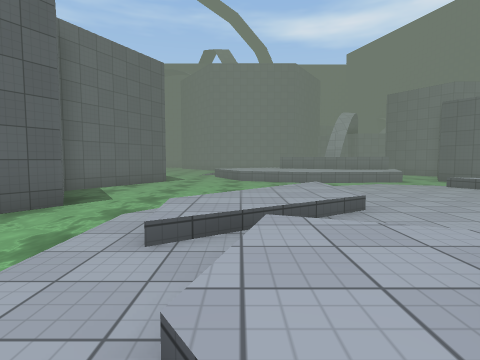
view 1 (above)

13 first-person views from a walk through a 3-D level made in the Unity game engine. The camera is 1.3 m above the floor, tilts 4° down and sees 80° across. The floor is counted in squares, 2 m on a side. Each view is taken from the middle of a square. On the plan, view 1 faces up. The plan holds only what a view shows up to about 9 squares ahead; the rest is blank. The place goes on beyond the plan. The player character is not drawn. Surface patterns are stand-ins for the level's own textures.

view 2
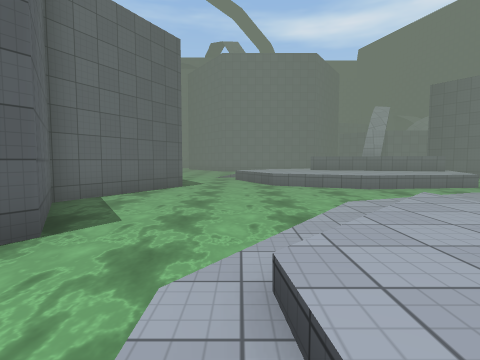

view 3
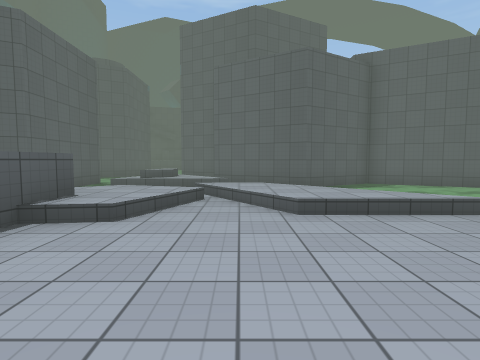

view 4
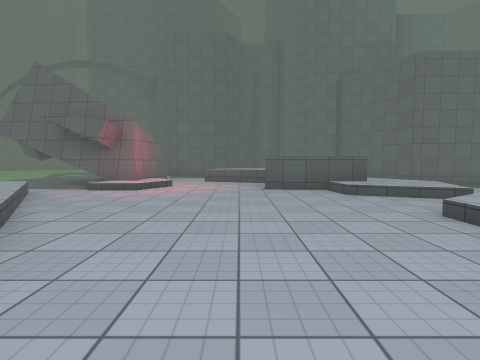

view 5
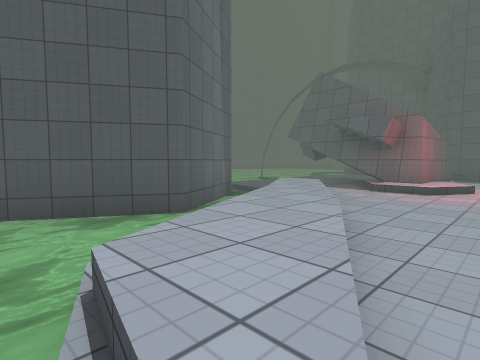

view 6
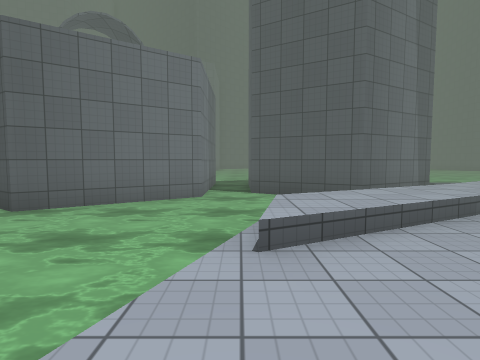

view 7
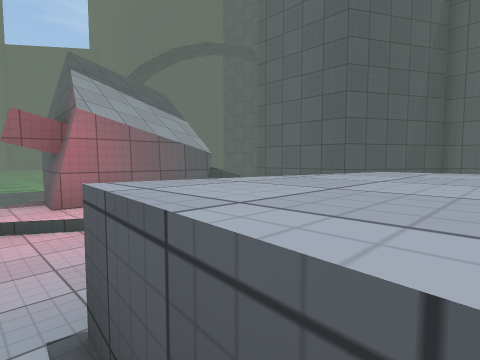

view 8
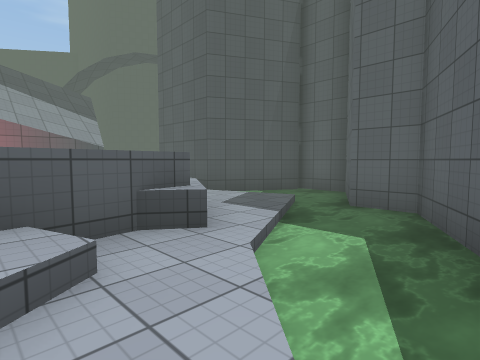

view 9
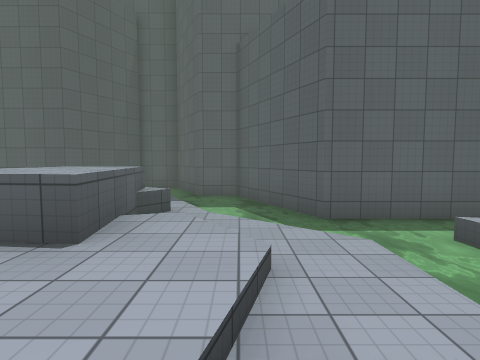

view 10
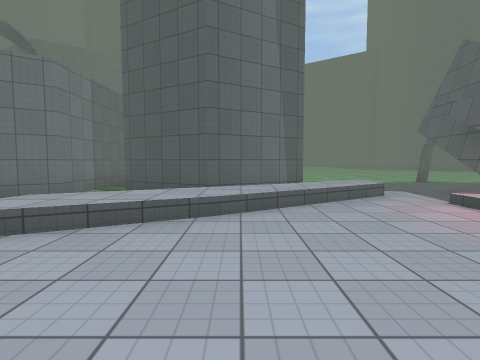

view 11
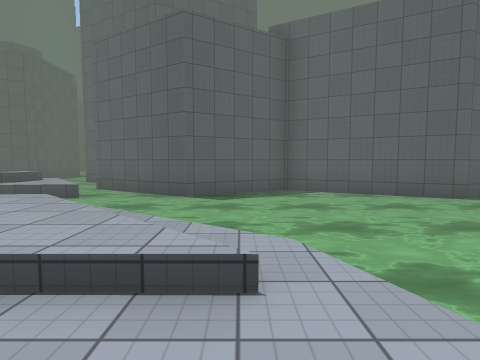

view 12
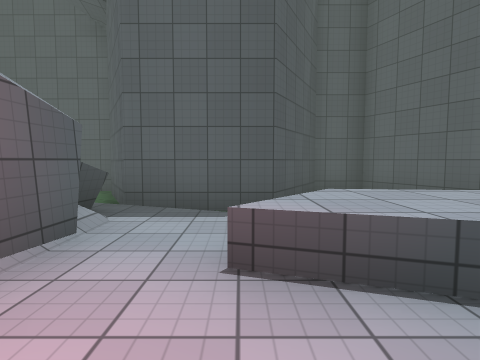

view 13
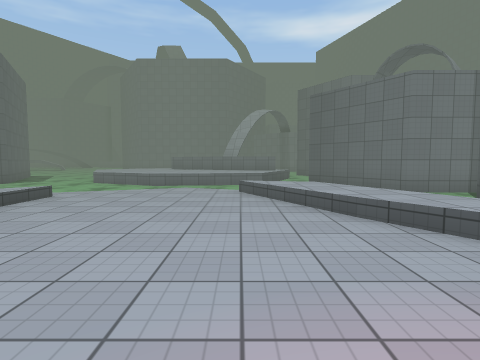

### Floor plan
Key: @ floor where view 1 was taken; # wall or solid block; . main floor; - floor 0.25 m lower than the main floor; : floor 0.5 m higher than the main floor; / step, stairs or slope; ≈ water the walk keeps out of; ^ raised ledge.
Columns run from 4 left of view 1 to 13 right of it. Each row starts with its distance up from view 1.
 10 ##≈≈≈≈≈ ≈≈≈≈##
  9 #≈≈≈≈≈≈≈≈≈≈≈≈#
  8 #≈≈≈≈≈≈≈≈≈≈≈≈####
  7 ≈≈≈≈≈≈≈../≈≈≈≈≈≈≈
  6 #≈≈≈≈.....:/≈≈#
  5 #-≈≈./....//≈##
  4 #≈≈./:.....:/##
  3 #≈≈/:/.....//≈#
  2 ≈≈≈.//......//≈≈
  1  ≈≈./#//..//....
  0  ≈≈.@:^^../##... ≈
 -1 ≈≈≈≈..^^../###.. ≈
 -2 ###≈≈.^^^^.# ##.
 -3   ##≈≈.....#
 -4    #≈≈..≈≈#^
 -5    ###≈≈#  #≈
 -6      #≈≈#  #≈
 -7      ####  ###

Positions as (right, up) in squares from view 1, and headings:
1: (0, 0), facing up
2: (-1, 2), facing up
3: (5, 3), facing left
4: (4, 7), facing down
5: (5, 7), facing down-right
6: (3, 7), facing right
7: (2, 1), facing down-right
8: (-1, 0), facing down-right
9: (0, 3), facing down
10: (3, 4), facing right
11: (3, 6), facing left
12: (5, 0), facing down
13: (5, 1), facing up
